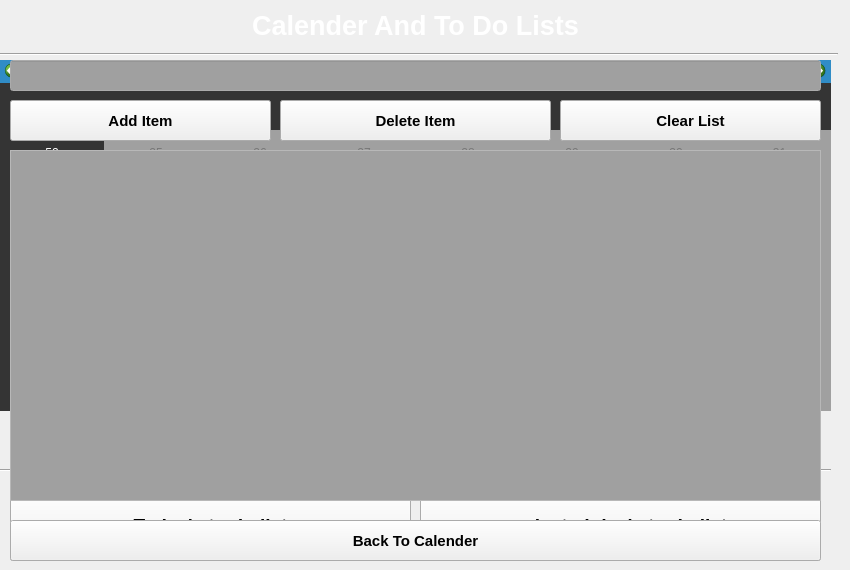
    <widget class="QWidget" name="calender">
     <attribute name="title">
      <string>Calender</string>
     </attribute>
     <widget class="QCalendarWidget" name="cal_main_calendar">
      <property name="geometry">
       <rect>
        <x>0</x>
        <y>60</y>
        <width>831</width>
        <height>351</height>
       </rect>
      </property>
      <property name="palette">
       <palette>
        <active>
         <colorrole role="Text">
          <brush brushstyle="SolidPattern">
           <color alpha="255">
            <red>255</red>
            <green>255</green>
            <blue>255</blue>
           </color>
          </brush>
         </colorrole>
         <colorrole role="Base">
          <brush brushstyle="SolidPattern">
           <color alpha="255">
            <red>25</red>
            <green>25</green>
            <blue>25</blue>
           </color>
          </brush>
         </colorrole>
         <colorrole role="AlternateBase">
          <brush brushstyle="SolidPattern">
           <color alpha="255">
            <red>0</red>
            <green>39</green>
            <blue>118</blue>
           </color>
          </brush>
         </colorrole>
        </active>
        <inactive>
         <colorrole role="Text">
          <brush brushstyle="SolidPattern">
           <color alpha="255">
            <red>255</red>
            <green>255</green>
            <blue>255</blue>
           </color>
          </brush>
         </colorrole>
         <colorrole role="Base">
          <brush brushstyle="SolidPattern">
           <color alpha="255">
            <red>160</red>
            <green>160</green>
            <blue>160</blue>
           </color>
          </brush>
         </colorrole>
         <colorrole role="AlternateBase">
          <brush brushstyle="SolidPattern">
           <color alpha="255">
            <red>52</red>
            <green>52</green>
            <blue>52</blue>
           </color>
          </brush>
         </colorrole>
        </inactive>
        <disabled>
         <colorrole role="Text">
          <brush brushstyle="SolidPattern">
           <color alpha="255">
            <red>120</red>
            <green>120</green>
            <blue>120</blue>
           </color>
          </brush>
         </colorrole>
         <colorrole role="Base">
          <brush brushstyle="SolidPattern">
           <color alpha="255">
            <red>25</red>
            <green>25</green>
            <blue>25</blue>
           </color>
          </brush>
         </colorrole>
         <colorrole role="AlternateBase">
          <brush brushstyle="SolidPattern">
           <color alpha="255">
            <red>52</red>
            <green>52</green>
            <blue>52</blue>
           </color>
          </brush>
         </colorrole>
        </disabled>
       </palette>
      </property>
     </widget>
     <widget class="QLabel" name="cal_main_currentdate">
      <property name="geometry">
       <rect>
        <x>310</x>
        <y>420</y>
        <width>201</width>
        <height>21</height>
       </rect>
      </property>
      <property name="palette">
       <palette>
        <active>
         <colorrole role="WindowText">
          <brush brushstyle="SolidPattern">
           <color alpha="255">
            <red>255</red>
            <green>255</green>
            <blue>255</blue>
           </color>
          </brush>
         </colorrole>
        </active>
        <inactive>
         <colorrole role="WindowText">
          <brush brushstyle="SolidPattern">
           <color alpha="255">
            <red>255</red>
            <green>255</green>
            <blue>255</blue>
           </color>
          </brush>
         </colorrole>
        </inactive>
        <disabled>
         <colorrole role="WindowText">
          <brush brushstyle="SolidPattern">
           <color alpha="255">
            <red>120</red>
            <green>120</green>
            <blue>120</blue>
           </color>
          </brush>
         </colorrole>
        </disabled>
       </palette>
      </property>
      <property name="font">
       <font>
        <family>Microsoft YaHei UI</family>
        <pointsize>11</pointsize>
        <weight>75</weight>
        <bold>true</bold>
        <underline>true</underline>
       </font>
      </property>
      <property name="text">
       <string>Current Date:</string>
      </property>
      <property name="alignment">
       <set>Qt::AlignHCenter|Qt::AlignTop</set>
      </property>
     </widget>
     <widget class="QLabel" name="cal_main_title">
      <property name="geometry">
       <rect>
        <x>0</x>
        <y>10</y>
        <width>831</width>
        <height>41</height>
       </rect>
      </property>
      <property name="palette">
       <palette>
        <active>
         <colorrole role="WindowText">
          <brush brushstyle="SolidPattern">
           <color alpha="255">
            <red>255</red>
            <green>255</green>
            <blue>255</blue>
           </color>
          </brush>
         </colorrole>
         <colorrole role="Text">
          <brush brushstyle="SolidPattern">
           <color alpha="255">
            <red>194</red>
            <green>194</green>
            <blue>194</blue>
           </color>
          </brush>
         </colorrole>
        </active>
        <inactive>
         <colorrole role="WindowText">
          <brush brushstyle="SolidPattern">
           <color alpha="255">
            <red>255</red>
            <green>255</green>
            <blue>255</blue>
           </color>
          </brush>
         </colorrole>
         <colorrole role="Text">
          <brush brushstyle="SolidPattern">
           <color alpha="255">
            <red>194</red>
            <green>194</green>
            <blue>194</blue>
           </color>
          </brush>
         </colorrole>
        </inactive>
        <disabled>
         <colorrole role="WindowText">
          <brush brushstyle="SolidPattern">
           <color alpha="255">
            <red>120</red>
            <green>120</green>
            <blue>120</blue>
           </color>
          </brush>
         </colorrole>
         <colorrole role="Text">
          <brush brushstyle="SolidPattern">
           <color alpha="255">
            <red>120</red>
            <green>120</green>
            <blue>120</blue>
           </color>
          </brush>
         </colorrole>
        </disabled>
       </palette>
      </property>
      <property name="font">
       <font>
        <family>Microsoft YaHei UI</family>
        <pointsize>20</pointsize>
        <weight>75</weight>
        <bold>true</bold>
       </font>
      </property>
      <property name="text">
       <string>Calender And To Do Lists</string>
      </property>
      <property name="textFormat">
       <enum>Qt::AutoText</enum>
      </property>
      <property name="alignment">
       <set>Qt::AlignHCenter|Qt::AlignTop</set>
      </property>
     </widget>
     <widget class="QLabel" name="cal_main_date_names">
      <property name="geometry">
       <rect>
        <x>240</x>
        <y>440</y>
        <width>201</width>
        <height>21</height>
       </rect>
      </property>
      <property name="palette">
       <palette>
        <active>
         <colorrole role="WindowText">
          <brush brushstyle="SolidPattern">
           <color alpha="255">
            <red>255</red>
            <green>255</green>
            <blue>255</blue>
           </color>
          </brush>
         </colorrole>
        </active>
        <inactive>
         <colorrole role="WindowText">
          <brush brushstyle="SolidPattern">
           <color alpha="255">
            <red>255</red>
            <green>255</green>
            <blue>255</blue>
           </color>
          </brush>
         </colorrole>
        </inactive>
        <disabled>
         <colorrole role="WindowText">
          <brush brushstyle="SolidPattern">
           <color alpha="255">
            <red>120</red>
            <green>120</green>
            <blue>120</blue>
           </color>
          </brush>
         </colorrole>
        </disabled>
       </palette>
      </property>
      <property name="font">
       <font>
        <family>Microsoft YaHei UI</family>
        <pointsize>11</pointsize>
        <weight>75</weight>
        <bold>true</bold>
        <underline>false</underline>
       </font>
      </property>
      <property name="text">
       <string>names</string>
      </property>
      <property name="alignment">
       <set>Qt::AlignHCenter|Qt::AlignTop</set>
      </property>
     </widget>
     <widget class="QLabel" name="cal_main_date_numbers">
      <property name="geometry">
       <rect>
        <x>390</x>
        <y>440</y>
        <width>201</width>
        <height>21</height>
       </rect>
      </property>
      <property name="palette">
       <palette>
        <active>
         <colorrole role="WindowText">
          <brush brushstyle="SolidPattern">
           <color alpha="255">
            <red>255</red>
            <green>255</green>
            <blue>255</blue>
           </color>
          </brush>
         </colorrole>
        </active>
        <inactive>
         <colorrole role="WindowText">
          <brush brushstyle="SolidPattern">
           <color alpha="255">
            <red>255</red>
            <green>255</green>
            <blue>255</blue>
           </color>
          </brush>
         </colorrole>
        </inactive>
        <disabled>
         <colorrole role="WindowText">
          <brush brushstyle="SolidPattern">
           <color alpha="255">
            <red>120</red>
            <green>120</green>
            <blue>120</blue>
           </color>
          </brush>
         </colorrole>
        </disabled>
       </palette>
      </property>
      <property name="font">
       <font>
        <family>Microsoft YaHei UI</family>
        <pointsize>11</pointsize>
        <weight>75</weight>
        <bold>true</bold>
        <underline>false</underline>
       </font>
      </property>
      <property name="text">
       <string>numbers</string>
      </property>
      <property name="alignment">
       <set>Qt::AlignHCenter|Qt::AlignTop</set>
      </property>
     </widget>
     <widget class="Line" name="cal_line1">
      <property name="geometry">
       <rect>
        <x>0</x>
        <y>455</y>
        <width>831</width>
        <height>31</height>
       </rect>
      </property>
      <property name="orientation">
       <enum>Qt::Horizontal</enum>
      </property>
     </widget>
     <widget class="Line" name="cal_line2">
      <property name="geometry">
       <rect>
        <x>-3</x>
        <y>39</y>
        <width>841</width>
        <height>31</height>
       </rect>
      </property>
      <property name="orientation">
       <enum>Qt::Horizontal</enum>
      </property>
     </widget>
     <widget class="QPushButton" name="cal_main_button_selectedday">
      <property name="geometry">
       <rect>
        <x>420</x>
        <y>490</y>
        <width>401</width>
        <height>71</height>
       </rect>
      </property>
      <property name="palette">
       <palette>
        <active>
         <colorrole role="Text">
          <brush brushstyle="SolidPattern">
           <color alpha="255">
            <red>255</red>
            <green>255</green>
            <blue>255</blue>
           </color>
          </brush>
         </colorrole>
        </active>
        <inactive>
         <colorrole role="Text">
          <brush brushstyle="SolidPattern">
           <color alpha="255">
            <red>147</red>
            <green>147</green>
            <blue>147</blue>
           </color>
          </brush>
         </colorrole>
        </inactive>
        <disabled>
         <colorrole role="Text">
          <brush brushstyle="SolidPattern">
           <color alpha="255">
            <red>120</red>
            <green>120</green>
            <blue>120</blue>
           </color>
          </brush>
         </colorrole>
        </disabled>
       </palette>
      </property>
      <property name="font">
       <font>
        <family>Microsoft YaHei UI</family>
        <pointsize>14</pointsize>
        <weight>75</weight>
        <bold>true</bold>
       </font>
      </property>
      <property name="text">
       <string>selected day's to do list</string>
      </property>
     </widget>
     <widget class="QPushButton" name="cal_main_button_today">
      <property name="geometry">
       <rect>
        <x>10</x>
        <y>490</y>
        <width>401</width>
        <height>71</height>
       </rect>
      </property>
      <property name="palette">
       <palette>
        <active/>
        <inactive/>
        <disabled/>
       </palette>
      </property>
      <property name="font">
       <font>
        <family>Microsoft YaHei UI</family>
        <pointsize>14</pointsize>
        <weight>75</weight>
        <bold>true</bold>
       </font>
      </property>
      <property name="text">
       <string>Today's to do list</string>
      </property>
     </widget>
     <widget class="QLineEdit" name="cal_todo_textbox">
      <property name="geometry">
       <rect>
        <x>10</x>
        <y>60</y>
        <width>811</width>
        <height>31</height>
       </rect>
      </property>
      <property name="palette">
       <palette>
        <active>
         <colorrole role="Text">
          <brush brushstyle="SolidPattern">
           <color alpha="255">
            <red>255</red>
            <green>255</green>
            <blue>255</blue>
           </color>
          </brush>
         </colorrole>
         <colorrole role="Base">
          <brush brushstyle="SolidPattern">
           <color alpha="255">
            <red>52</red>
            <green>52</green>
            <blue>52</blue>
           </color>
          </brush>
         </colorrole>
         <colorrole role="HighlightedText">
          <brush brushstyle="SolidPattern">
           <color alpha="255">
            <red>0</red>
            <green>0</green>
            <blue>0</blue>
           </color>
          </brush>
         </colorrole>
        </active>
        <inactive>
         <colorrole role="Text">
          <brush brushstyle="SolidPattern">
           <color alpha="255">
            <red>147</red>
            <green>147</green>
            <blue>147</blue>
           </color>
          </brush>
         </colorrole>
         <colorrole role="Base">
          <brush brushstyle="SolidPattern">
           <color alpha="255">
            <red>160</red>
            <green>160</green>
            <blue>160</blue>
           </color>
          </brush>
         </colorrole>
         <colorrole role="HighlightedText">
          <brush brushstyle="SolidPattern">
           <color alpha="255">
            <red>0</red>
            <green>0</green>
            <blue>0</blue>
           </color>
          </brush>
         </colorrole>
        </inactive>
        <disabled>
         <colorrole role="Text">
          <brush brushstyle="SolidPattern">
           <color alpha="255">
            <red>255</red>
            <green>255</green>
            <blue>255</blue>
           </color>
          </brush>
         </colorrole>
         <colorrole role="Base">
          <brush brushstyle="SolidPattern">
           <color alpha="255">
            <red>52</red>
            <green>52</green>
            <blue>52</blue>
           </color>
          </brush>
         </colorrole>
         <colorrole role="HighlightedText">
          <brush brushstyle="SolidPattern">
           <color alpha="255">
            <red>255</red>
            <green>255</green>
            <blue>255</blue>
           </color>
          </brush>
         </colorrole>
        </disabled>
       </palette>
      </property>
     </widget>
     <widget class="QListWidget" name="cal_todo_list">
      <property name="geometry">
       <rect>
        <x>10</x>
        <y>150</y>
        <width>811</width>
        <height>351</height>
       </rect>
      </property>
      <property name="palette">
       <palette>
        <active>
         <colorrole role="WindowText">
          <brush brushstyle="SolidPattern">
           <color alpha="255">
            <red>255</red>
            <green>255</green>
            <blue>255</blue>
           </color>
          </brush>
         </colorrole>
         <colorrole role="Text">
          <brush brushstyle="SolidPattern">
           <color alpha="255">
            <red>255</red>
            <green>255</green>
            <blue>255</blue>
           </color>
          </brush>
         </colorrole>
         <colorrole role="Base">
          <brush brushstyle="SolidPattern">
           <color alpha="255">
            <red>52</red>
            <green>52</green>
            <blue>52</blue>
           </color>
          </brush>
         </colorrole>
         <colorrole role="HighlightedText">
          <brush brushstyle="SolidPattern">
           <color alpha="255">
            <red>0</red>
            <green>0</green>
            <blue>0</blue>
           </color>
          </brush>
         </colorrole>
        </active>
        <inactive>
         <colorrole role="WindowText">
          <brush brushstyle="SolidPattern">
           <color alpha="255">
            <red>0</red>
            <green>0</green>
            <blue>0</blue>
           </color>
          </brush>
         </colorrole>
         <colorrole role="Text">
          <brush brushstyle="SolidPattern">
           <color alpha="255">
            <red>147</red>
            <green>147</green>
            <blue>147</blue>
           </color>
          </brush>
         </colorrole>
         <colorrole role="Base">
          <brush brushstyle="SolidPattern">
           <color alpha="255">
            <red>160</red>
            <green>160</green>
            <blue>160</blue>
           </color>
          </brush>
         </colorrole>
         <colorrole role="HighlightedText">
          <brush brushstyle="SolidPattern">
           <color alpha="255">
            <red>0</red>
            <green>0</green>
            <blue>0</blue>
           </color>
          </brush>
         </colorrole>
        </inactive>
        <disabled>
         <colorrole role="WindowText">
          <brush brushstyle="SolidPattern">
           <color alpha="255">
            <red>120</red>
            <green>120</green>
            <blue>120</blue>
           </color>
          </brush>
         </colorrole>
         <colorrole role="Text">
          <brush brushstyle="SolidPattern">
           <color alpha="255">
            <red>255</red>
            <green>255</green>
            <blue>255</blue>
           </color>
          </brush>
         </colorrole>
         <colorrole role="Base">
          <brush brushstyle="SolidPattern">
           <color alpha="255">
            <red>52</red>
            <green>52</green>
            <blue>52</blue>
           </color>
          </brush>
         </colorrole>
         <colorrole role="HighlightedText">
          <brush brushstyle="SolidPattern">
           <color alpha="255">
            <red>255</red>
            <green>255</green>
            <blue>255</blue>
           </color>
          </brush>
         </colorrole>
        </disabled>
       </palette>
      </property>
     </widget>
     <widget class="QPushButton" name="cal_todo_add">
      <property name="geometry">
       <rect>
        <x>10</x>
        <y>100</y>
        <width>261</width>
        <height>41</height>
       </rect>
      </property>
      <property name="font">
       <font>
        <family>Microsoft YaHei UI</family>
        <pointsize>11</pointsize>
        <weight>75</weight>
        <bold>true</bold>
       </font>
      </property>
      <property name="styleSheet">
       <string notr="true"/>
      </property>
      <property name="text">
       <string>Add Item</string>
      </property>
     </widget>
     <widget class="QPushButton" name="cal_todo_delete">
      <property name="geometry">
       <rect>
        <x>280</x>
        <y>100</y>
        <width>271</width>
        <height>41</height>
       </rect>
      </property>
      <property name="font">
       <font>
        <family>Microsoft YaHei UI</family>
        <pointsize>11</pointsize>
        <weight>75</weight>
        <bold>true</bold>
       </font>
      </property>
      <property name="text">
       <string>Delete Item</string>
      </property>
     </widget>
     <widget class="QPushButton" name="cal_todo_clear">
      <property name="geometry">
       <rect>
        <x>560</x>
        <y>100</y>
        <width>261</width>
        <height>41</height>
       </rect>
      </property>
      <property name="font">
       <font>
        <family>Microsoft YaHei UI</family>
        <pointsize>11</pointsize>
        <weight>75</weight>
        <bold>true</bold>
       </font>
      </property>
      <property name="text">
       <string>Clear List</string>
      </property>
     </widget>
     <widget class="QPushButton" name="cal_todo_back">
      <property name="geometry">
       <rect>
        <x>10</x>
        <y>520</y>
        <width>811</width>
        <height>41</height>
       </rect>
      </property>
      <property name="font">
       <font>
        <family>Microsoft YaHei UI</family>
        <pointsize>11</pointsize>
        <weight>75</weight>
        <bold>true</bold>
       </font>
      </property>
      <property name="styleSheet">
       <string notr="true">cal_todo_back {
	background:rgb(0, 39, 118);
}</string>
      </property>
      <property name="text">
       <string>Back To Calender</string>
      </property>
     </widget>
    </widget>
